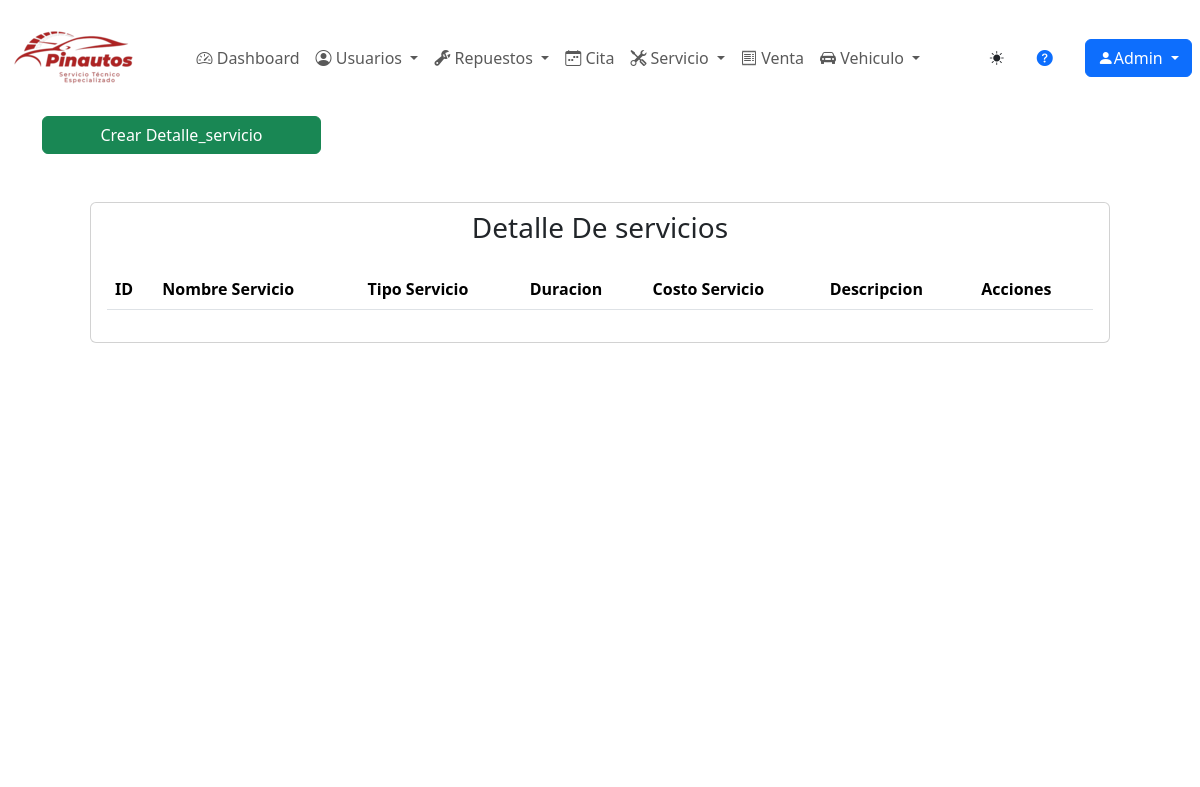
/servicio/detalle_servicio/ (signed in), run on an earlier commit of the app's database.
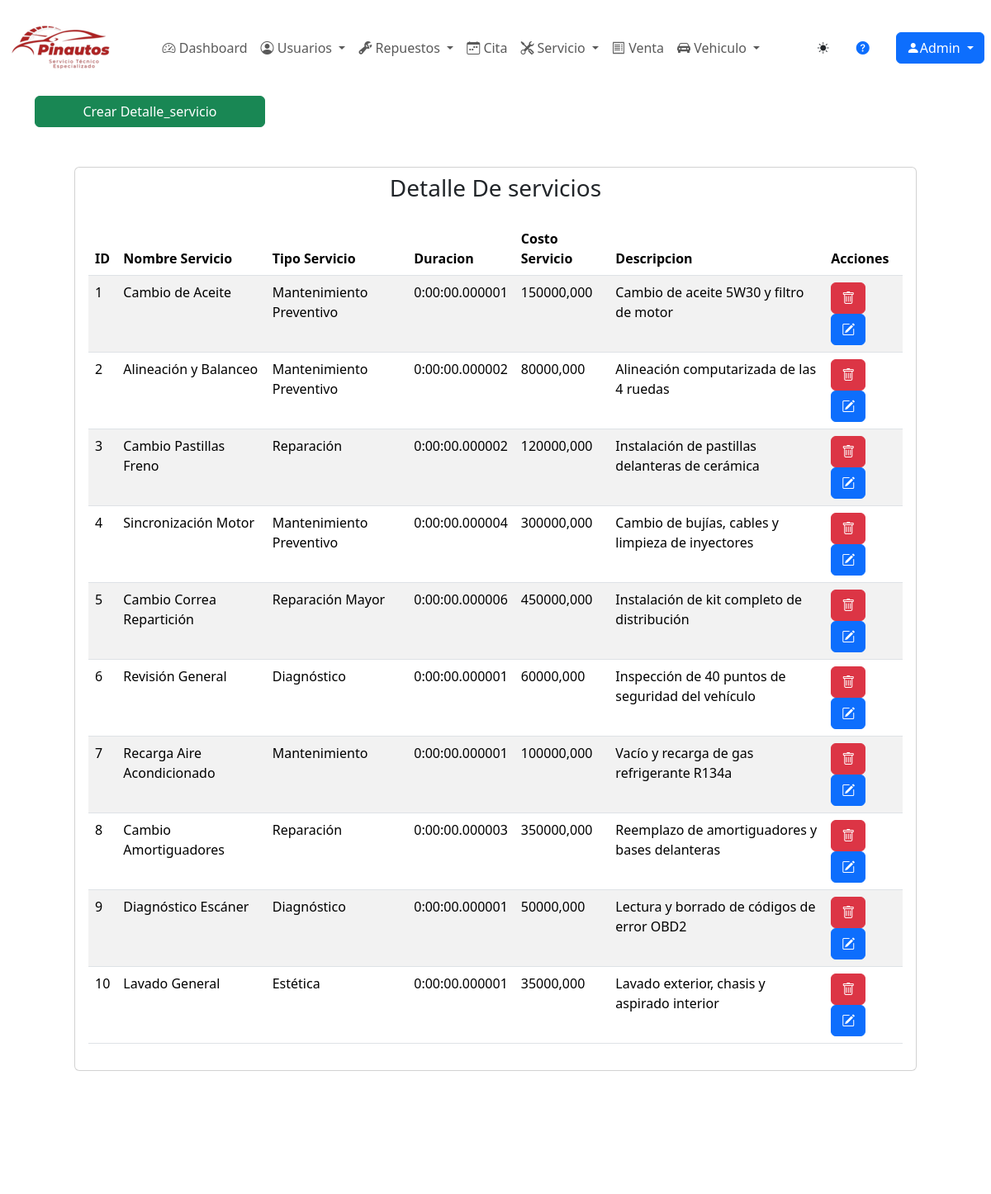
And on a later commit of the database.
### servicio/models.py (models this page shows, shortened)
class Detalle_servicio(models.Model):
    nombreservicio= models.CharField(max_length=20,verbose_name="Nombre de Servicio",default="")
    tipo_servicio= models.CharField(max_length=45,verbose_name="Tipo de Servicio",default="")
    duracion = models.DurationField(verbose_name="Duración de la cita", default=datetime.timedelta(seconds=0))
    costoservicio = models.DecimalField(max_digits=10,decimal_places=3,verbose_name="Costo Servico",default=0.000)
    descripcion= models.CharField(max_length=45,verbose_name="Descripción",default="")
    class Meta:
        verbose_name_plural = "Detalle_servicio"

### servicio/views.py (the view)
# urls.py: path('detalle_servicio/', detalleservicio_listar, name="detalleservicios" ),
@login_required
def detalleservicio_listar(request):
    titulo="Detalle_servicio"
    modulo ="Servicio"
    detalle_servicio= Detalle_servicio.objects.all()
    context={
        "titulo":titulo,
        "modulo":modulo,
        "detalleservicios":detalle_servicio
    }
    return render(request,"servicio/detalleservicio/listar.html", context)

### base/templates/servicio/detalleservicio/listar.html (shortened to what this page needs)
{% extends 'partials/body.html' %}
{% load static %}
{% block contenido %}
<a href="{% url 'detalleservicios-crear' %}" class="btn btn-success w-25">Crear {{titulo}}</a>
<div class="card fondcard m-5">
  <h3 class="text-center m-2">Detalle De servicios</h3>
  <div class="card-body">
            <table id="example2" class="table table-striped" style="width:100%">
              <thead>
                <tr>
                  <th>ID</th>
                  <th>Nombre Servicio</th>
                  <th>Tipo Servicio</th>
                  <th>Duracion</th>
                  <th>Costo Servicio</th>
                  <th>Descripcion</th>
                  <th>Acciones</th>
                </tr>
              </thead>
              <tbody>
                {% for detalle_servicio in detalleservicios %}
                  {% if detalle_servicio.estado != "0" %}
                    <tr>
                      <td>{{ detalle_servicio.id }}</td>
                      <td>{{ detalle_servicio.nombreservicio }}</td>
                      <td>{{ detalle_servicio.tipo_servicio }}</td>
                      <td>{{ detalle_servicio.duracion }}</td>
                      <td>{{ detalle_servicio.costoservicio }}</td>
                      <td>{{ detalle_servicio.descripcion }}</td>
                      <td>
                        <button type="button" onclick="changeURL('{{ detalle_servicio.id }}')" data-taller-pinautos="{{ detalle_servicio.id }}" class="btnEliminar btn btn-danger" data-bs-toggle="modal" data-bs-target="#modalConf">
                          <i class="bi bi-trash"></i>
                        </button>
                        <a class="btn btn-primary" href="{% url 'detalleservicios-modificar' detalle_servicio.id %}">
                          <i class="bi bi-pencil-square"></i>
                        </a>
                      </td>
                    </tr>
                  {% endif %}
                {% endfor %}
              </tbody>
            </table>
          </div>
        </div>
      </div>
{% endblock contenido %}

What changed in the data, as far as the page shows it:
added Detalle_servicio: id "1", nombreservicio "Cambio de Aceite", tipo_servicio "Mantenimiento Preventivo", duracion "0:00:00.000001", costoservicio "150000,000", descripcion "Cambio de aceite 5W30 y filtro de motor"
added Detalle_servicio: id "2", nombreservicio "Alineación y Balanceo", tipo_servicio "Mantenimiento Preventivo", duracion "0:00:00.000002", costoservicio "80000,000", descripcion "Alineación computarizada de las 4 ruedas"
added Detalle_servicio: id "3", nombreservicio "Cambio Pastillas Freno", tipo_servicio "Reparación", duracion "0:00:00.000002", costoservicio "120000,000", descripcion "Instalación de pastillas delanteras de cerámica"
added Detalle_servicio: id "4", nombreservicio "Sincronización Motor", tipo_servicio "Mantenimiento Preventivo", duracion "0:00:00.000004", costoservicio "300000,000", descripcion "Cambio de bujías, cables y limpieza de inyectores"
added Detalle_servicio: id "5", nombreservicio "Cambio Correa Repartición", tipo_servicio "Reparación Mayor", duracion "0:00:00.000006", costoservicio "450000,000", descripcion "Instalación de kit completo de distribución"
added Detalle_servicio: id "6", nombreservicio "Revisión General", tipo_servicio "Diagnóstico", duracion "0:00:00.000001", costoservicio "60000,000", descripcion "Inspección de 40 puntos de seguridad del vehículo"
added Detalle_servicio: id "7", nombreservicio "Recarga Aire Acondicionado", tipo_servicio "Mantenimiento", duracion "0:00:00.000001", costoservicio "100000,000", descripcion "Vacío y recarga de gas refrigerante R134a"
added Detalle_servicio: id "8", nombreservicio "Cambio Amortiguadores", tipo_servicio "Reparación", duracion "0:00:00.000003", costoservicio "350000,000", descripcion "Reemplazo de amortiguadores y bases delanteras"
added Detalle_servicio: id "9", nombreservicio "Diagnóstico Escáner", tipo_servicio "Diagnóstico", duracion "0:00:00.000001", costoservicio "50000,000", descripcion "Lectura y borrado de códigos de error OBD2"
added Detalle_servicio: id "10", nombreservicio "Lavado General", tipo_servicio "Estética", duracion "0:00:00.000001", costoservicio "35000,000", descripcion "Lavado exterior, chasis y aspirado interior"
